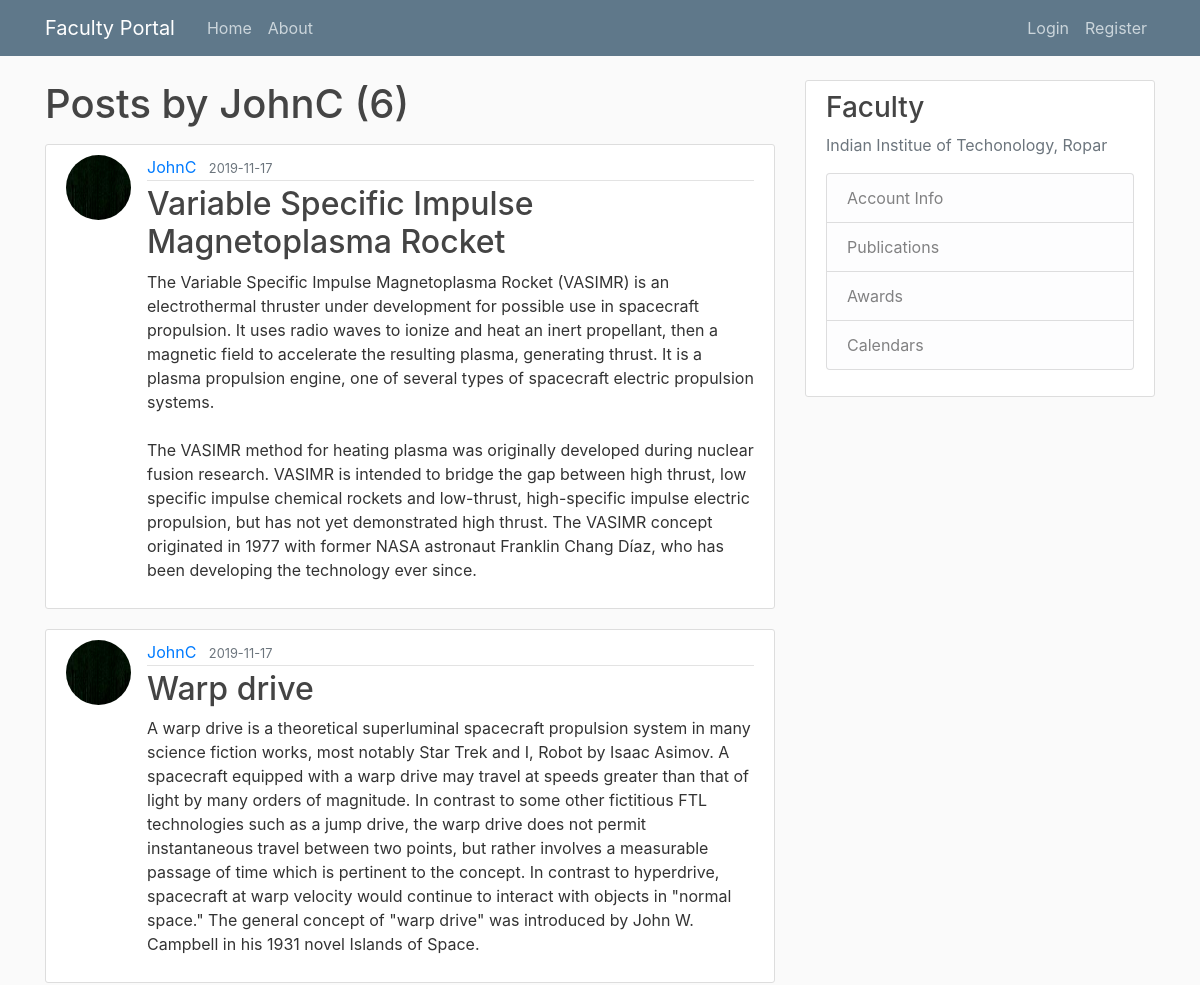
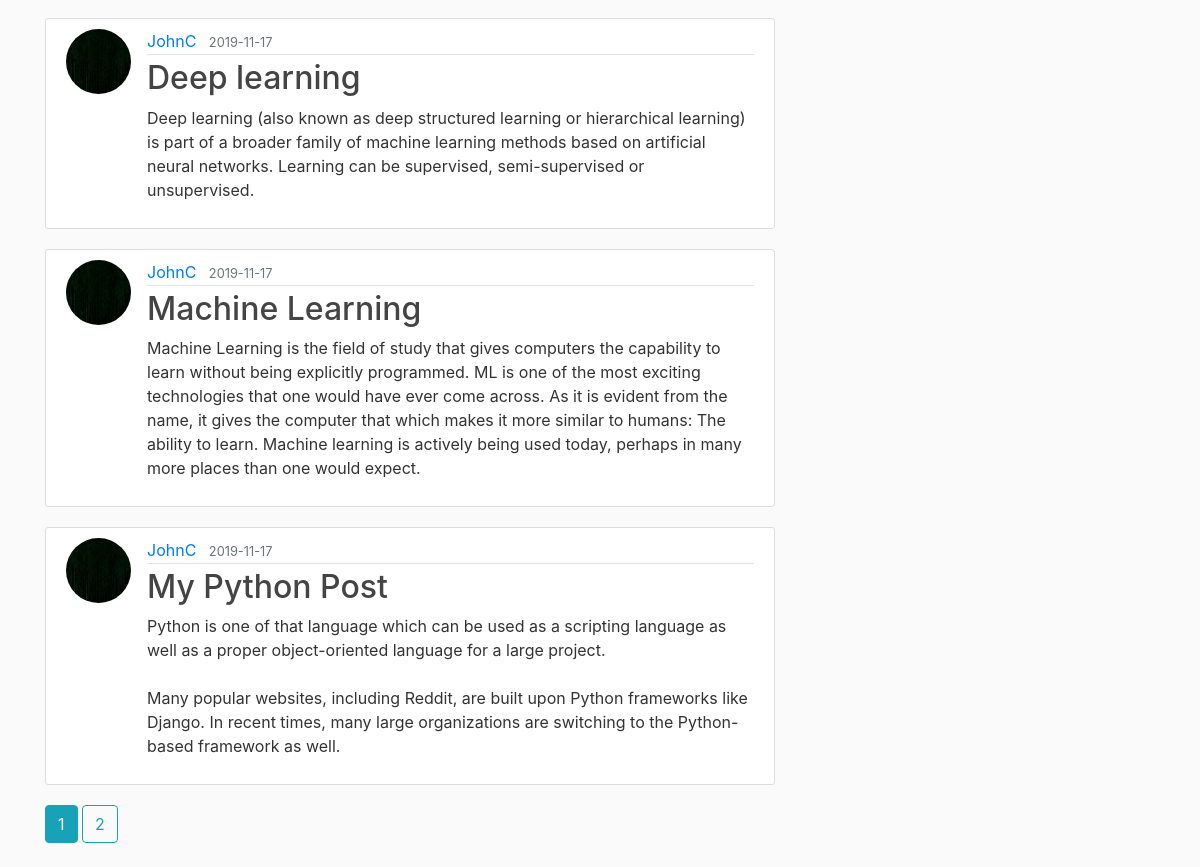
Page /user/JohnC on the earlier database version (2 pictures, top to bottom).
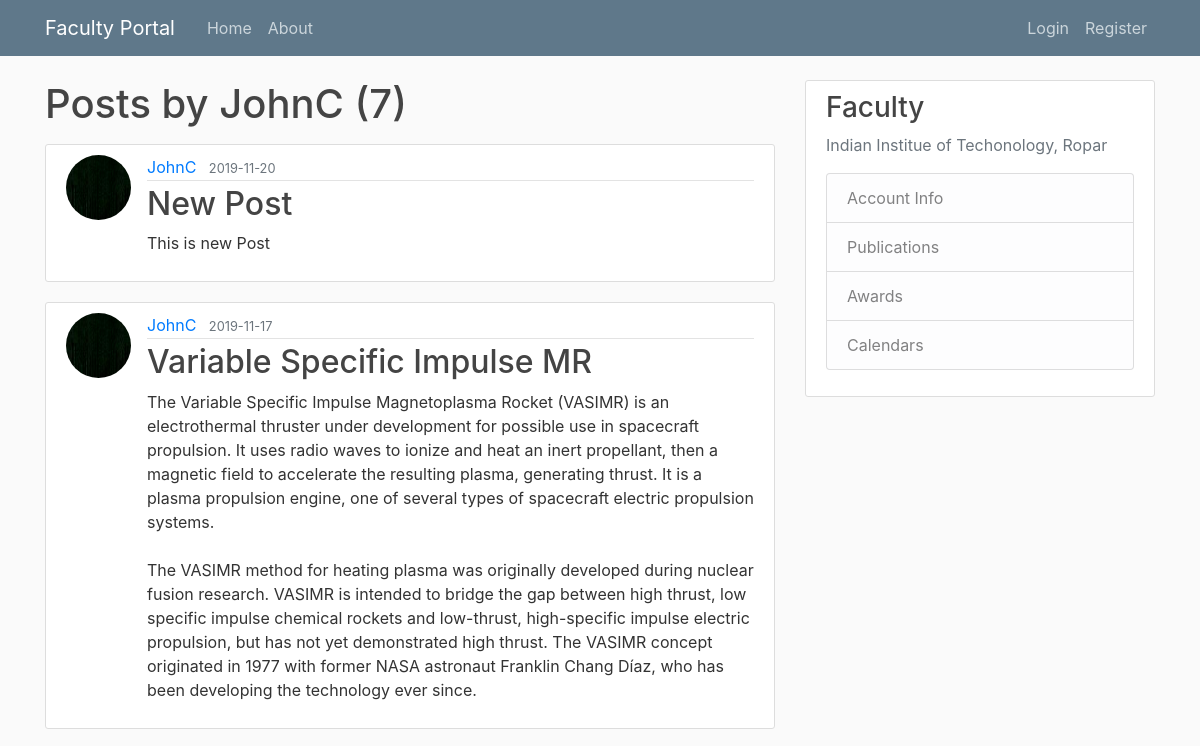
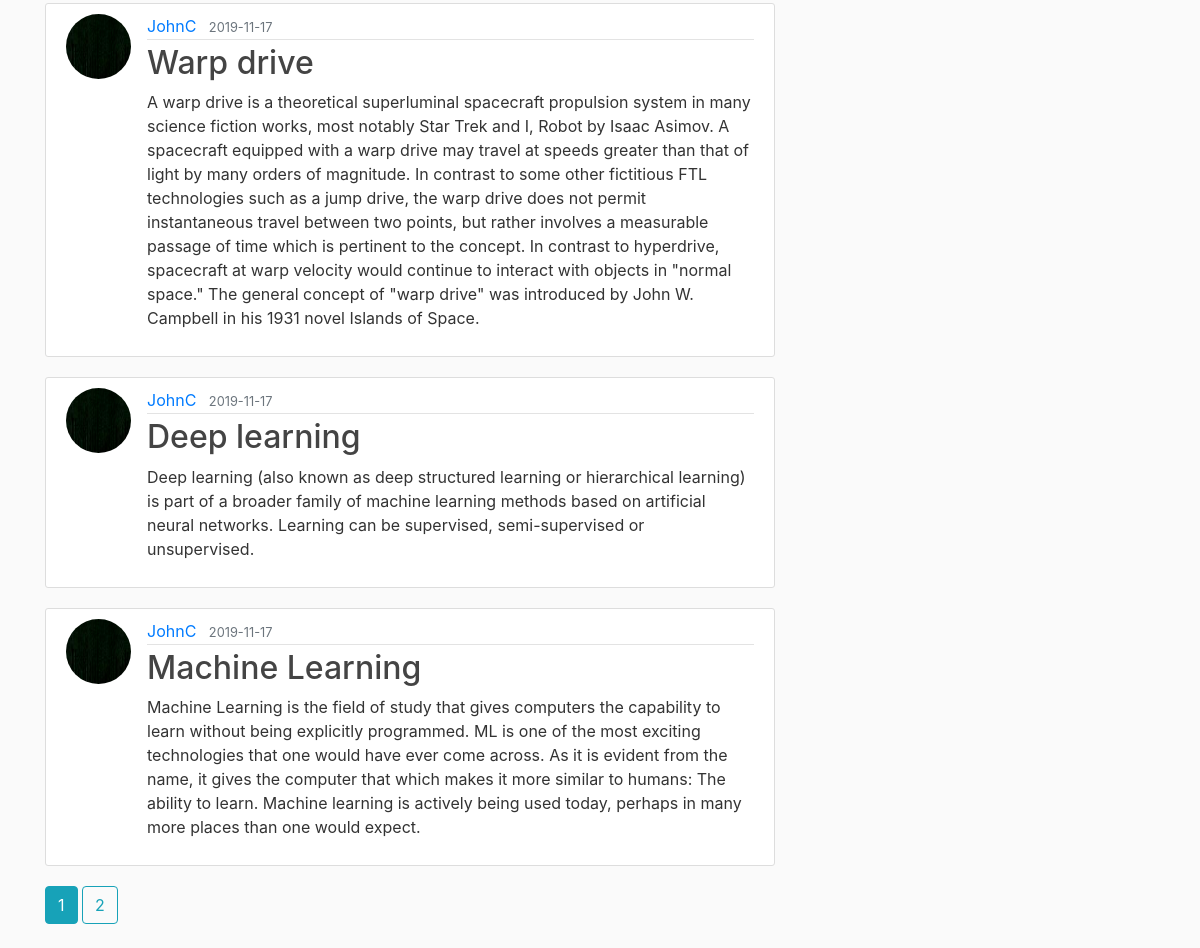
Same page on the later database version (2 pictures, top to bottom).
### facultyportal/models.py (models this page shows, shortened)
class User(db.Model, UserMixin):
    id = db.Column(db.Integer, primary_key=True)
    username = db.Column(db.String(20), unique=True, nullable=False)
    email = db.Column(db.String(120), unique=True, nullable=False)
    image_file = db.Column(db.String(20), nullable=False, default='default.jpg')
    password = db.Column(db.String(60), nullable=False)
    posts = db.relationship('Post', backref='author', lazy=True)

class Post(db.Model):
    id = db.Column(db.Integer, primary_key=True)
    title = db.Column(db.String(100), nullable=False)
    date_posted = db.Column(db.DateTime, nullable=False, default=datetime.utcnow)
    content = db.Column(db.Text, nullable=False)
    user_id= db.Column(db.Integer, db.ForeignKey('user.id'), nullable=False)

### facultyportal/users/routes.py (the view)
@users.route("/user/<string:username>")
def user_posts(username):
    page = request.args.get('page', 1, type=int)
    user = User.query.filter_by(username=username).first_or_404()
    posts = Post.query.filter_by(author=user)\
        .order_by(Post.date_posted.desc())\
        .paginate(page=page, per_page=5)
    return render_template("user_posts.html", posts=posts, user=user)

### facultyportal/templates/user_posts.html
{% extends "layout.html" %}
{% block content %}
<h1 class="mb-3">Posts by {{ user.username }} ({{ posts.total }}) </h1>
    {% for post in posts.items %}
        <article class="media content-section">
            <img class="rounded-circle article-img" src="{{ url_for('static', filename='profile_pics/' + post.author.image_file) }}">
            <div class="media-body">
                <div class="article-metadata">
                    <a class="mr-2" href="{{ url_for('users.user_posts', username=post.author.username) }}">{{ post.author.username }}</a>
                    <small class="text-muted">{{ post.date_posted.strftime('%Y-%m-%d') }}</small>
                </div>
                <h2><a class="article-title" href="{{ url_for('posts.post', post_id=post.id) }}">{{ post.title }}</a></h2>
                <p class="article-content">{{ post.content }}</p>
            </div>
        </article>
    {% endfor %}
    {% for page_num in posts.iter_pages(left_edge=1, right_edge=1, left_current=1, right_current=2) %}
        {% if page_num %}
            {% if posts.page == page_num %}
                <a class="btn btn-info mb-4" href="{{ url_for('users.user_posts', username=user.username, page=page_num) }}"> {{ page_num }} </a>
            {% else %}
            <a class="btn btn-outline-info mb-4" href="{{ url_for('users.user_posts', username=user.username, page=page_num) }}"> {{ page_num }} </a>
            {% endif %}
        {% else %}
            ...
        {% endif %}
    {% endfor %}
{% endblock content %}

### facultyportal/templates/layout.html (shortened to what this page needs)
<!DOCTYPE html>
<html>
<head>
    <link rel="stylesheet" href="https://stackpath.bootstrapcdn.com/bootstrap/4.3.1/css/bootstrap.min.css"
>
    <link rel="stylesheet" type="text/css" href="{{ url_for('static', filename='main.css') }}">
</head>
<body>
    <header class="site-header">
        <nav class="navbar navbar-expand-md navbar-dark bg-steel fixed-top">
            <div class="container">
                <a class="navbar-brand mr-4" href="/">Faculty Portal</a>
                <div class="collapse navbar-collapse" id="navbarToggle">
                    <div class="navbar-nav mr-auto">
                        <a class="nav-item nav-link" href="{{ url_for('main.home') }}">Home</a>
                        <a class="nav-item nav-link" href="{{ url_for('main.about') }}">About</a>
                    </div>
                    <div class="navbar-nav">
                        {% if current_user.is_authenticated %}
                            <a class="nav-item nav-link" href="{{ url_for('users.profile') }}">Profile</a>
                            <a class="nav-item nav-link" href="{{ url_for('users.account') }}">Account</a>
                            <a class="nav-item nav-link" href="{{ url_for('users.logout') }}">Logout</a>
                        {% else %}
                            <a class="nav-item nav-link" href="{{ url_for('users.login') }}">Login</a>
                            <a class="nav-item nav-link" href="{{ url_for('users.register') }}">Register</a>
                        {% endif %}
                    </div>
                </div>
            </div>
        </nav>
    </header>
    <main role="main" class="container">
        <div class="row">
            <div class="col-md-8">
                {% block content %}{% endblock %}
            </div>
            <div class="col-md-4">
                <div class="content-section">
                    <h3>Faculty</h3>
                    <p class='text-muted'>Indian Institue of Techonology, Ropar
                        <ul class="list-group">
                            <li class="list-group-item list-group-item-light">Account Info</li>
                            <li class="list-group-item list-group-item-light">Publications</li>
                            <li class="list-group-item list-group-item-light">Awards</li>
                            <li class="list-group-item list-group-item-light">Calendars</li>
                        </ul>
                    </p>
                </div>
            </div>
        </div>
    </main>
</body>
</html>

### facultyportal/static/main.css (style rules this page uses)
body { background: #fafafa; color: #333333; margin-top: 5rem; }
h1, h2, h3, h4, h5, h6 { color: #444444; }
.bg-steel { background-color: #5f788a; }
.site-header .navbar-nav .nav-link { color: #cbd5db; }
.content-section { background: #ffffff; padding: 10px 20px; border: 1px solid #dddddd; border-radius: 3px; margin-bottom: 20px; }
.article-title { color: #444444; }
.article-content { white-space: pre-line; }
.article-img { height: 65px; width: 65px; margin-right: 16px; }
.article-metadata { padding-bottom: 1px; margin-bottom: 4px; border-bottom: 1px solid #e3e3e3 }

Differences in the rows shown:
no longer on this page (row unchanged): Post: image_file (picture), author.username "JohnC", date_posted "2019-11-17", title "My Python Post", content "Python is one of that language which can be used as a scripting language as well as a proper object-oriented language for a large project. Many popular websites, including Reddit, are built upon Python frameworks like Django. In recent times, many large organizations are switching to the Python-based framework as well."
added Post: image_file (picture), author.username "JohnC", date_posted "2019-11-20", title "New Post", content "This is new Post"
changed Post: title "Variable Specific Impulse Magnetoplasma Rocket" → "Variable Specific Impulse MR"
Other differences:
{{ posts.total }}: "6" → "7"
